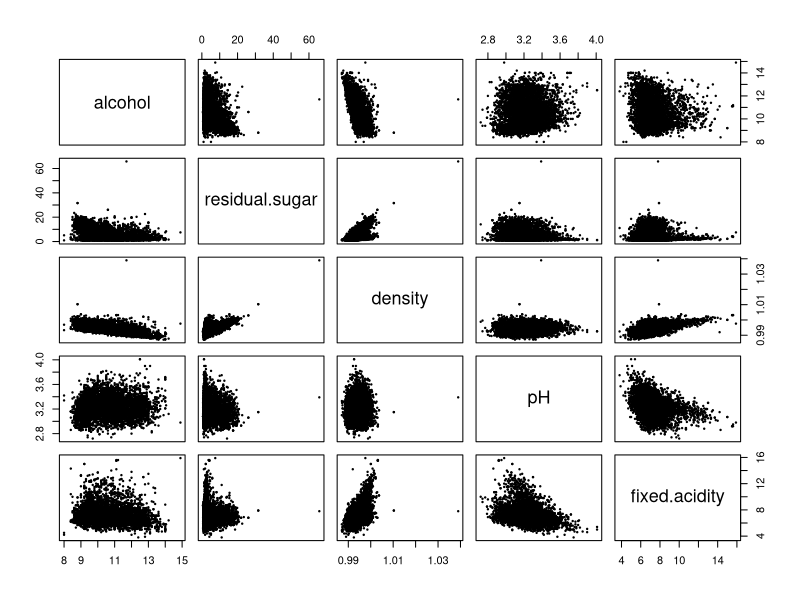
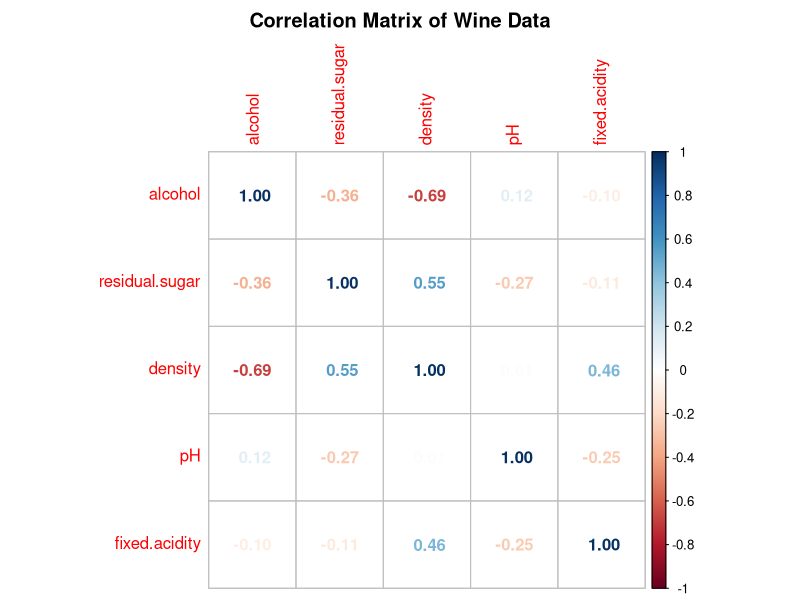
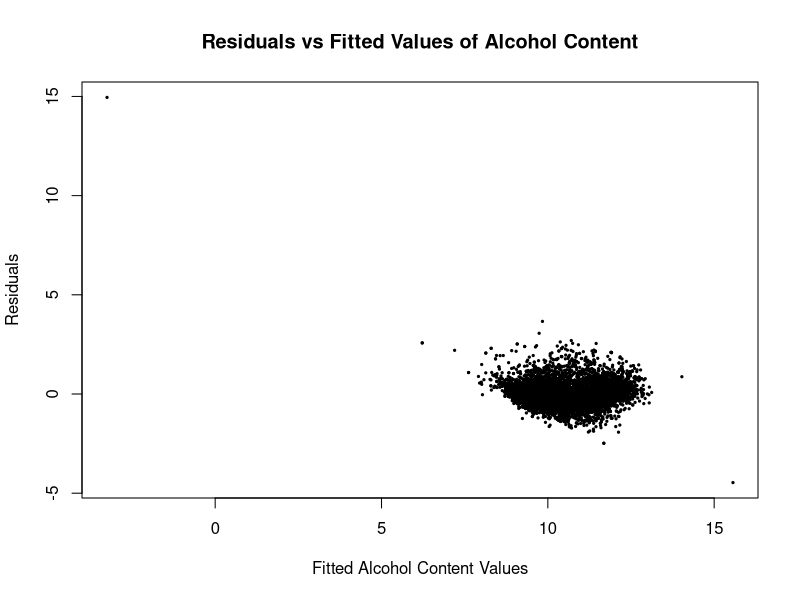
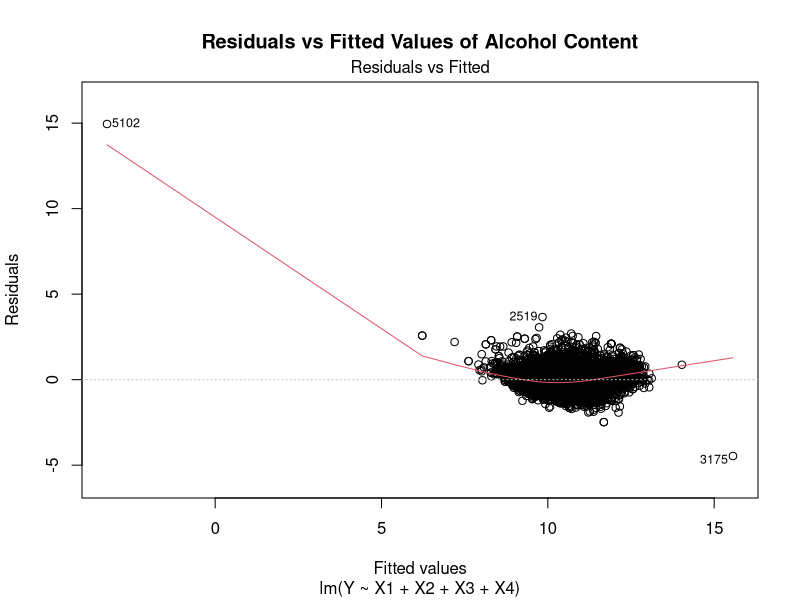
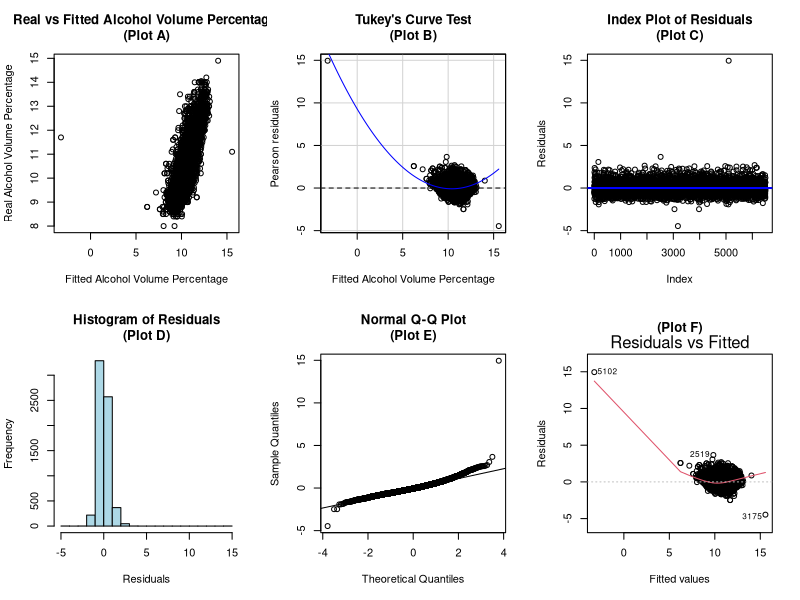

Write R code to recreate these figures, in order.
# Derin Gezgin | Johnny Andreasen | Sababa Ahmed
# Fall 2024 | STA 207: Advanced Regression Techniques
# Data Analysis Project | Complete Code
# 1. Initial Analysis
#
#
#

library(car)
library(lmtest)
library(corrplot)

################## FUNCTION FOR CHECKING LINE CONDITIONS##################

line_assumption_checks = function(y_var, model, model_type, y_lab) {
  # Setting up the grid-space for plotting
  par(mfrow = c(2, 3))
  
  ##### Checking for the Linearity Assumption #####
  # Real vs Fitted Values Plot #
  plot(x = model$fitted.values,
       y = y_var,
       xlab = paste("Fitted", y_lab), 
       ylab = "Real Alcohol Volume Percentage", 
       main = paste("Real vs Fitted", model_type, "\n(Plot A)"))
  abline(h = 0, col = "red", lwd = 2)
  
  # Tukey Test #
  tukey.test = residualPlot(model,
                            main = "Tukey's Curve Test\n(Plot B)",
                            xlab=paste("Fitted", y_lab))
  print(tukey.test)
  
  ##### Checking the Independence Assumption #####
  # Index Plot of Residuals #
  plot(model$residuals, 
       ylab = "Residuals", 
       xlab = "Index", 
       main = "Index Plot of Residuals\n(Plot C)")
  abline(h = mean(model$residuals), col = "blue", lwd = 2)
  
  ##### Checking the Normality Assumption #####
  # Histogram of Residuals #
  hist(model$residuals, 
       main = "Histogram of Residuals\n(Plot D)", 
       xlab = "Residuals", 
       col = "lightblue", 
       border = "black")
  
  # Q-Q Plot #
  qqnorm(model$residuals, main = "Normal Q-Q Plot\n(Plot E)")
  qqline(model$residuals)
  
  ##### Homoscedasticity Assumption #####
  # Residuals vs Fitted Values Plot #
  plot(model, 
       which = 1,
       main=paste("(Plot F)"))
  
  # BP Test #
  bp_test = bptest(model)
  print(bp_test)
  
  # Reset plotting layout
  par(mfrow = c(1, 1))
}


################################################################################

### Loading Data ###
wine_data = read.csv("winequality.csv", sep = ";")

# As the data was manually merged, this shuffles the data -with a set random seed-
# to ensure that there is no bias because of the index of data.
set.seed(42)
wine_data = wine_data[sample(nrow(wine_data)), ]
PCH = 19
CEX = 0.3


### Response Variable ###
Y = wine_data$alcohol

### Predictor Variables ###
X1 = wine_data$residual.sugar
X2 = wine_data$density
X3 = wine_data$pH
X4 = wine_data$fixed.acidity

### Scatterplot Matrix ###
pairs(wine_data[, c("alcohol", "residual.sugar", "density", "pH", "fixed.acidity")],
      pch = PCH,
      cex = CEX,)

### Correlation Matrix ###
wine_cor = cor(wine_data[, c("alcohol", "residual.sugar", "density", "pH", "fixed.acidity")])
corrplot(wine_cor,
         method = "number",
         main = "Correlation Matrix of Wine Data",
         mar = c(0, 0, 2, 0))  # Adjust top margin to avoid title cutoff

### Fitting an MLR Model with all the predictors and the response variable ###
wine_model = lm(Y ~ X1 + X2 + X3 + X4)
summary(wine_model)

### Plot the residual plot ### 
plot(x=wine_model$fitted.values,
     y=wine_model$residuals,
     xlab="Fitted Alcohol Content Values",
     ylab="Residuals",
     main="Residuals vs Fitted Values of Alcohol Content",
     pch=PCH, cex=CEX)

plot(wine_model,
     which=1,
     main="Residuals vs Fitted Values of Alcohol Content")

### Checking the confidence intervals of the model for the significance of predictors ###
confint(wine_model)

line_assumption_checks(Y, wine_model, "Alcohol Volume Percentage", "Alcohol Volume Percentage")
